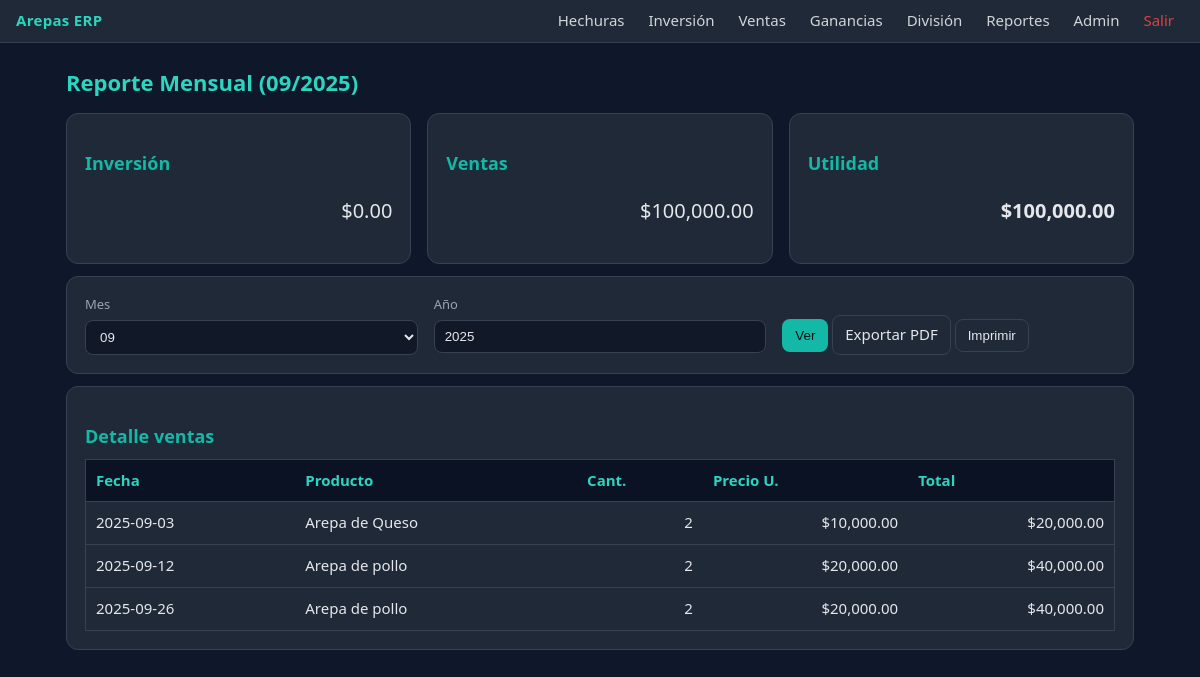
Page /arepas-erp2/public/reportes/mensual.php (signed in) on the committed database.
### tables this page shows
CREATE TABLE `ventas` (
  `id` int(11) NOT NULL,
  `fecha` date NOT NULL,
  `producto` varchar(100) NOT NULL,
  `cantidad` int(11) NOT NULL,
  `precio_unitario` decimal(10,2) NOT NULL,
  `creado_en` timestamp NOT NULL DEFAULT current_timestamp()
);

### arepas-erp2/public/reportes/mensual.php (the view, shortened to what this page needs)
<?php
$pdo = Database::getInstance();
$mes = $_GET['mes'] ?? date('m');
$anio = $_GET['anio'] ?? date('Y');
$vstmt = $pdo->prepare("SELECT * FROM ventas WHERE MONTH(fecha)=:m AND YEAR(fecha)=:y ORDER BY fecha");
$vstmt->execute(['m'=>$mes,'y'=>$anio]);
$ventas = $vstmt->fetchAll(PDO::FETCH_ASSOC);
$istmt = $pdo->prepare("SELECT COALESCE(SUM(hi.cantidad*i.costo_unitario),0) t
  FROM hechura_ingredientes hi
  JOIN ingredientes i ON i.id=hi.ingrediente_id
  JOIN hechuras h ON h.id=hi.hechura_id
  WHERE MONTH(h.fecha)=:m AND YEAR(h.fecha)=:y");
$istmt->execute(['m'=>$mes,'y'=>$anio]);
$inversion = $istmt->fetch(PDO::FETCH_ASSOC)['t'];
$totalVentas = 0; foreach($ventas as $v){ $totalVentas += $v['cantidad']*$v['precio_unitario']; }
$utilidad = $totalVentas - $inversion;
?>
<h1>Reporte Mensual (<?= $mes ?>/<?= $anio ?>)</h1>
<div class="grid grid-3">
  <div class="card"><h2>Inversión</h2><p class="right" style="font-size:20px">$<?= number_format($inversion,2) ?></p></div>
  <div class="card"><h2>Ventas</h2><p class="right" style="font-size:20px">$<?= number_format($totalVentas,2) ?></p></div>
  <div class="card"><h2>Utilidad</h2><p class="right" style="font-size:20px"><b>$<?= number_format($utilidad,2) ?></b></p></div>
</div>
<div class="card mt-3">
  <form method="get" class="grid grid-3">
    <div><label>Mes</label>
      <select name="mes"><?php for($i=1;$i<=12;$i++): ?>
        <option value="<?= sprintf('%02d',$i) ?>" <?= $mes==sprintf('%02d',$i)?'selected':'' ?>><?= sprintf('%02d',$i) ?></option>
      <?php endfor; ?></select>
    </div>
    <div><label>Año</label><input type="number" name="anio" value="<?= $anio ?>"></div>
    <div style="align-self:end">
      <button class="btn btn-primary">Ver</button>
      <a class="btn btn-ghost" target="_blank" href="/arepas-erp2/public/reportes/pdf.php?mes=<?= $mes ?>&anio=<?= $anio ?>">Exportar PDF</a>
      <button class="btn btn-ghost" onclick="window.print();return false;">Imprimir</button>
    </div>
  </form>
</div>
<div class="card mt-3">
  <h2>Detalle ventas</h2>
  <table class="table">
    <thead><tr><th>Fecha</th><th>Producto</th><th>Cant.</th><th>Precio U.</th><th>Total</th></tr></thead>
    <tbody>
      <?php foreach($ventas as $v): ?>
      <tr>
        <td><?= $v['fecha'] ?></td>
        <td><?= $v['producto'] ?></td>
        <td class="right"><?= $v['cantidad'] ?></td>
        <td class="right">$<?= number_format($v['precio_unitario'],2) ?></td>
        <td class="right">$<?= number_format($v['cantidad']*$v['precio_unitario'],2) ?></td>
      </tr>
      <?php endforeach; ?>
    </tbody>
  </table>
</div>
<?php
include __DIR__ . "/../../app/views/layout.php";

### arepas-erp2/public/assets/css/app.css (style rules this page uses)
:root { --bg:#0f172a; --bg2:#111827; --panel:#1f2937; --muted:#9ca3af; --text:#e5e7eb; --brand:#14b8a6; --brand-2:#2dd4bf; --danger:#ef4444; --border:#374151; }
* { box-sizing: border-box; }
html,body { height:100%; }
body { margin:0; background:var(--bg); color:var(--text); font: 15px/1.45 ui-sans-serif, system-ui, -apple-system, Segoe UI, Roboto, "Helvetica Neue", Arial; }
.card { background:var(--panel); border:1px solid var(--border); border-radius:12px; padding:18px; }
.grid { display:grid; gap:16px; }
.grid-3 { grid-template-columns: repeat(3,1fr); }
h1 { color:var(--brand-2); font-size:22px; margin:0 0 14px }
h2 { color:var(--brand); font-size:18px; margin:18px 0 10px }
input, select { width:100%; background:var(--bg2); color:var(--text); border:1px solid var(--border); border-radius:8px; padding:8px 10px; }
label { display:block; color:var(--muted); font-size:13px; margin-bottom:6px }
.btn { display:inline-block; padding:8px 12px; border-radius:8px; text-decoration:none; border:1px solid transparent; }
.btn-primary { background:var(--brand); color:#001311; }
.btn-ghost { background:transparent; color:var(--text); border-color:var(--border); }
.table { width:100%; border-collapse:collapse; border:1px solid var(--border); }
.table th { text-align:left; background:#0b1223; color:var(--brand-2); padding:10px; border-bottom:1px solid var(--border); }
.table td { padding:10px; border-top:1px solid var(--border); }
.mt-3 { margin-top:12px }
.right { text-align:right }

### rows in the picture
ventas: fecha "2025-09-03", producto "Arepa de Queso", cantidad "2", precio_unitario "10,000.00", $v['cantidad']*$v['precio_unitario'] "20,000.00"
ventas: fecha "2025-09-12", producto "Arepa de pollo", cantidad "2", precio_unitario "20,000.00", $v['cantidad']*$v['precio_unitario'] "40,000.00"
ventas: fecha "2025-09-26", producto "Arepa de pollo", cantidad "2", precio_unitario "20,000.00", $v['cantidad']*$v['precio_unitario'] "40,000.00"

### other values in the picture
$mes "09"
$anio "2025"
$inversion "0.00"
$totalVentas "100,000.00"
$utilidad "100,000.00"
form field mes "09"
